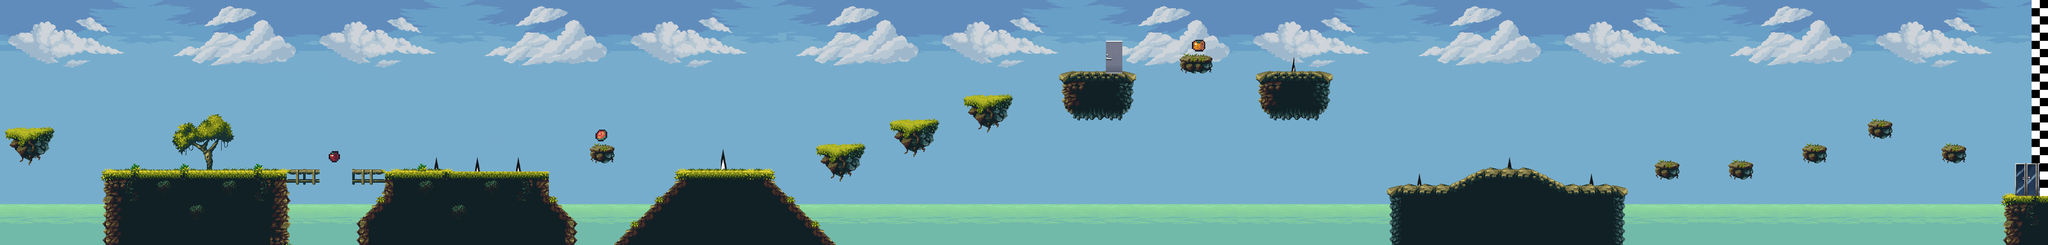

This is a level from a 2D game, rendered from its Tiled map with the project's own tilesets. A one-line summary and the map file follow, with tile-layer data summarised:
An orthogonal 250x30 tile map with 16x16 px tiles, 4 tile layers (Background, Sea, Spikes, Ground), 7 tilesets and 82 objects.

<map version="1.4" tiledversion="1.4.2" orientation="orthogonal" renderorder="right-down" width="250" height="30" tilewidth="16" tileheight="16" infinite="0" nextlayerid="14" nextobjectid="212">
 <tileset firstgid="1" name="sky_cloud" tilewidth="16" tileheight="16" spacing="2" margin="1" tilecount="418" columns="38">
  <image source="tilesets/sky_cloud.png" width="688" height="211" />
 </tileset>
 <tileset firstgid="419" name="sky" tilewidth="16" tileheight="16" spacing="2" margin="1" tilecount="418" columns="38">
  <image source="tilesets/sky.png" width="688" height="211" />
 </tileset>
 <tileset firstgid="837" name="sea" tilewidth="16" tileheight="16" spacing="2" margin="1" tilecount="30" columns="6">
  <image source="tilesets/sea.png" width="112" height="96" />
 </tileset>
 <tileset firstgid="867" name="tileset" tilewidth="16" tileheight="16" tilecount="1160" columns="58">
  <image source="tilesets/tileset.png" width="928" height="320" />
 </tileset>
 <tileset firstgid="2027" name="doors" tilewidth="16" tileheight="16" spacing="2" margin="1" tilecount="1024" columns="32">
  <image source="tilesets/doors.png" width="576" height="576" />
 </tileset>
 <tileset firstgid="3051" name="spikes" tilewidth="16" tileheight="16" spacing="2" margin="1" tilecount="72" columns="9">
  <image source="tilesets/spikes.png" width="164" height="160" />
 </tileset>
 <tileset firstgid="3123" name="d6t9hjj-c3db12c0-0e29-4b3b-a14b-5fcb16ed1e77" tilewidth="16" tileheight="16" spacing="2" margin="1" tilecount="1696" columns="32">
  <image source="tilesets/d6t9hjj-c3db12c0-0e29-4b3b-a14b-5fcb16ed1e77.png" width="576" height="960" />
 </tileset>
 <layer id="1" name="Background" width="250" height="30">
  <data>[7500 cells, 7499 non-empty, 406 distinct tile ids]</data>
 </layer>
 <layer id="2" name="Sea" width="250" height="30">
  <data>[7500 cells, 1243 non-empty, 30 distinct tile ids]</data>
 </layer>
 <layer id="6" name="Spikes" width="250" height="30">
  <data>[7500 cells, 205 non-empty, 51 distinct tile ids]</data>
 </layer>
 <layer id="3" name="Ground" width="250" height="30">
  <data>[7500 cells, 1746 non-empty, 306 distinct tile ids]</data>
 </layer>
 <objectgroup id="12" name="Boundries">
  <object id="201" x="1.33333" y="-1.33333" width="5.33333" height="474.667" />
  <object id="203" x="8.66667" y="1.99997" width="3983" height="6.33333" />
  <object id="204" x="3993.33" y="0.666633" width="6.66667" height="478" />
 </objectgroup>
 <objectgroup id="7" name="Ground">
  <object id="114" x="8" y="249.5" width="97" height="76" />
  <object id="116" x="195.5" y="329" width="367" height="150" />
  <object id="117" x="564.5" y="350" width="59" height="12" />
  <object id="118" x="687.167" y="349" width="64.3333" height="12" />
  <object id="119" x="754" y="336.5" width="80" height="142" />
  <object id="120" x="862" y="338.5" width="60" height="137" />
  <object id="121" x="946" y="336.5" width="60" height="137" />
  <object id="122" x="1025" y="338.5" width="47" height="137" />
  <object id="126" x="1220.5" y="462.5" />
  <object id="127" x="1236.5" y="445.5" />
  <object id="128" x="1250.5" y="431.5" />
  <object id="129" x="1271.5" y="415.5" />
  <object id="130" x="1283.5" y="397.5" />
  <object id="131" x="1298.5" y="383.5" width="1" height="1" />
  <object id="132" x="1298.5" y="383.5" />
  <object id="134" x="1128.5" y="472.5" rotation="180" />
  <object id="135" x="1126.5" y="459.5" rotation="180" />
  <object id="137" x="1128.5" y="437.5" rotation="180" />
  <object id="138" x="1116.5" y="419.5" rotation="180" />
  <object id="139" x="1101.5" y="406.5" width="1" height="1" rotation="180" />
  <object id="140" x="1101.5" y="405.5" rotation="180" />
  <object id="141" x="1083.5" y="388.5" rotation="180" />
  <object id="142" x="1318" y="331.5" width="84" height="137" />
  <object id="143" x="1306" y="373" />
  <object id="144" x="1427" y="332.5" width="84" height="137" />
  <object id="145" x="1508.5" y="365.5" rotation="-90" />
  <object id="146" x="1524.5" y="382.5" rotation="-90" />
  <object id="147" x="1538.5" y="396.5" rotation="-90" />
  <object id="148" x="1559.5" y="412.5" rotation="-90" />
  <object id="149" x="1571.5" y="430.5" rotation="-90" />
  <object id="150" x="1586.5" y="444.5" rotation="-90" />
  <object id="151" x="1594" y="455" rotation="-90" />
  <object id="153" x="1148" y="280.5" width="54" height="43" />
  <object id="154" x="1592" y="280.5" width="100" height="77" />
  <object id="155" x="1735" y="231.5" width="100" height="77" />
  <object id="156" x="1880" y="183.5" width="100" height="77" />
  <object id="157" x="2070" y="140.5" width="149" height="96" />
  <object id="158" x="2301" y="105.5" width="69" height="44" />
  <object id="159" x="2449" y="135.5" width="66" height="106" />
  <object id="161" x="2709" y="362" width="48" height="117" />
  <object id="162" x="3048" y="363.5" width="47" height="117" />
  <object id="165" x="3003.5" y="347.5" rotation="-90" />
  <object id="166" x="3023.5" y="356.5" rotation="-90" />
  <object id="167" x="3042" y="365" rotation="-90" />
  <object id="168" x="2901" y="329.5" width="35" height="148" />
  <object id="169" x="2887.5" y="347.5" rotation="270" />
  <object id="170" x="2867.5" y="356.5" rotation="270" />
  <object id="171" x="2849" y="365" rotation="270" />
  <object id="172" x="3229" y="314" width="55" height="40" />
  <object id="173" x="3372.5" y="315" width="55" height="40" />
  <object id="175" x="3516.5" y="281" width="55" height="40" />
  <object id="176" x="3643.5" y="234" width="55" height="40" />
  <object id="177" x="3788.5" y="280" width="55" height="40" />
  <object id="178" x="2787" y="363.5" width="48" height="117" />
  <object id="179" x="2960.5" y="331" width="30" height="148" />
  <object id="180" x="3122.5" y="361.5" width="54" height="117" />
  <object id="184" x="2540" y="136" width="66" height="106" />
  <object id="191" x="638.833" y="292.667" width="29.6667" height="27.3333" />
  <object id="199" x="3913.33" y="381.333" width="84" height="98.6667" />
  <object id="209" x="2161.5" y="25" width="2" height="55" />
 </objectgroup>
 <objectgroup id="9" name="Door">
  <object id="110" x="3937.33" y="318.833" width="45.6667" height="61.1667" />
  <object id="174" x="2160.5" y="81" width="31" height="57" />
 </objectgroup>
 <objectgroup id="8" name="Spikes">
  <object id="123" x="843" y="308.5" width="16" height="55" />
  <object id="124" x="927" y="308.5" width="16" height="55" />
  <object id="125" x="1006" y="307.5" width="16" height="55" />
  <object id="152" x="1406" y="289.5" width="16" height="55" />
  <object id="181" x="2765" y="338.5" width="16" height="55" />
  <object id="182" x="2941" y="307.5" width="16" height="55" />
  <object id="183" x="3101" y="338.5" width="16" height="55" />
  <object id="185" x="2519" y="111.5" width="16" height="55" />
 </objectgroup>
 <objectgroup id="11" name="Sea">
  <object id="193" x="2" y="399" width="192" height="79" />
  <object id="194" x="564" y="398" width="189" height="80" />
  <object id="197" x="1577.33" y="398.667" width="1129.33" height="80" />
  <object id="198" x="3176" y="398.667" width="737.333" height="82.6667" />
  <object id="206" x="1112" y="398" width="148" height="82" />
 </objectgroup>
 <objectgroup id="13" name="FinishLine">
  <object id="211" x="3988.5" y="135.848" width="1" height="246" />
 </objectgroup>
 <objectgroup id="5" name="Fruits">
  <object id="186" x="2326.33" y="75" width="29.6667" height="27.3333" />
  <object id="187" x="2338.33" y="86.3333" width="1" />
  <object id="190" x="1159.83" y="250.667" width="29.6667" height="27.3333" />
 </objectgroup>
</map>
